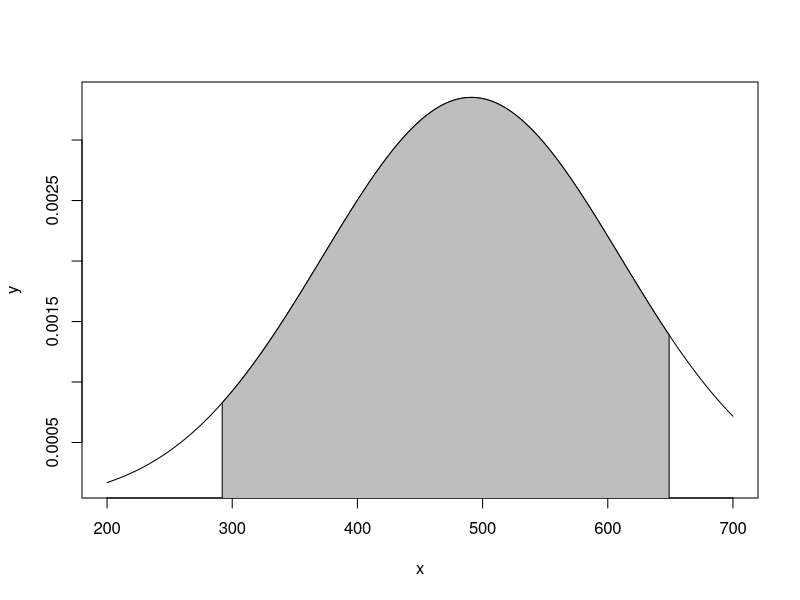

Reproduce this figure in R.
# Page no 125

mean = 491
sd = 119
prob1 <- pnorm(292, mean, sd)
prob1
prob2 <- pnorm(649, mean, sd)
prob2 
desired.prob <- round(prob2, digits = 4) - round(prob1, digits = 4)
desired.prob

x = seq (200,700, length = 10000)
y = dnorm (x,mean,sd)
plot (x,y, type  ="l")
x = seq (292,649, length = 10000)
y = dnorm (x,mean,sd)
polygon (c(292,x ,649) ,c(0,y ,0) ,col =" gray ")